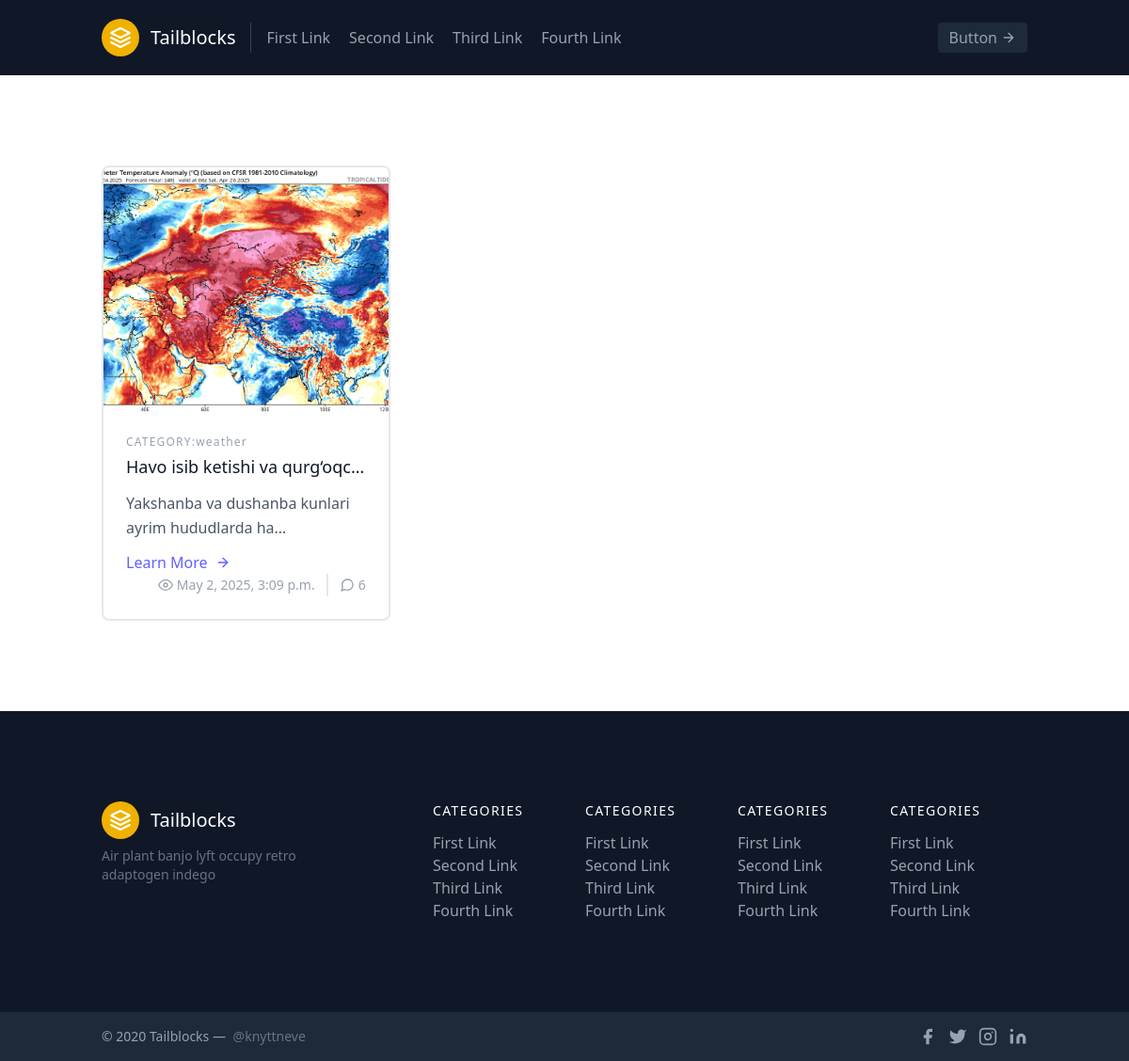
The app's page /category/4/ with its own data.
### news/models.py (models this page shows)
class News(models.Model):
    title=models.CharField(max_length=250)
    pub_data=models.DateTimeField(auto_now=True)
    category=models.ForeignKey(Category,on_delete=models.CASCADE)
    news=models.TextField()
    image=models.ImageField(upload_to='images/')

class Category(models.Model):
    category_name=models.CharField(max_length=250)
    def __str__(self):
        return self.category_name

### news/views.py (the view)
# urls.py: path('category/<int:id>/',category_funk,name='category')
def category_funk(request,id):
    categories=Category.objects.all()
    news=News.objects.filter(category_id=id)
    return render(request,'category.html',{'news':news,'categories':categories})

### templates/category.html (shortened to what this page needs)
<!DOCTYPE html>
<html lang="en">
<head>
    <script src="https://cdn.jsdelivr.net/npm/@tailwindcss/browser@4"></script>
</head>
<body><header class="text-gray-400 bg-gray-900 body-font">
    <div class="container mx-auto flex flex-wrap p-5 flex-col md:flex-row items-center">
      <a class="flex title-font font-medium items-center text-white mb-4 md:mb-0">
        <svg xmlns="http://www.w3.org/2000/svg" fill="none" stroke="currentColor" stroke-linecap="round" stroke-linejoin="round" stroke-width="2" class="w-10 h-10 text-white p-2 bg-yellow-500 rounded-full" viewBox="0 0 24 24">
          <path d="M12 2L2 7l10 5 10-5-10-5zM2 17l10 5 10-5M2 12l10 5 10-5"></path>
        </svg>
        <span class="ml-3 text-xl">Tailblocks</span>
      </a>
      <nav class="md:mr-auto md:ml-4 md:py-1 md:pl-4 md:border-l md:border-gray-700	flex flex-wrap items-center text-base justify-center">
        <a class="mr-5 hover:text-white">First Link</a>
        <a class="mr-5 hover:text-white">Second Link</a>
        <a class="mr-5 hover:text-white">Third Link</a>
        <a class="mr-5 hover:text-white">Fourth Link</a>
      </nav>
      <button class="inline-flex items-center bg-gray-800 border-0 py-1 px-3 focus:outline-none hover:bg-gray-700 rounded text-base mt-4 md:mt-0">Button
        <svg fill="none" stroke="currentColor" stroke-linecap="round" stroke-linejoin="round" stroke-width="2" class="w-4 h-4 ml-1" viewBox="0 0 24 24">
          <path d="M5 12h14M12 5l7 7-7 7"></path>
        </svg>
      </button>
    </div>
  </header>
  <section class="text-gray-600 body-font">
    <div class="container px-5 py-24 mx-auto">
      <div class="flex flex-wrap -m-4">
          {% for i in news %}
        <div class="p-4 md:w-1/3">
          <div class="h-full border-2 border-gray-200 border-opacity-60 rounded-lg overflow-hidden">
            <img class="lg:h-65 md:h-50 w-full object-cover object-center" src="{{i.image.url}}" alt="blog">
            <div class="p-6">
              <h2 class="tracking-widest text-xs title-font font-medium text-gray-400 mb-1">CATEGORY:{{i.category}}</h2>
              <h1 class="title-font text-lg font-medium text-gray-900 mb-3">{{i.title|truncatechars:30}}</h1>
              <p class="leading-relaxed mb-3">{{i.news|truncatechars:50}}</p>
              <div class="flex items-center flex-wrap ">
                <a href="{% url 'detail' i.id %}" class="text-indigo-500 inline-flex items-center md:mb-2 lg:mb-0">Learn More
                  <svg class="w-4 h-4 ml-2" viewBox="0 0 24 24" stroke="currentColor" stroke-width="2" fill="none" stroke-linecap="round" stroke-linejoin="round">
                    <path d="M5 12h14"></path>
                    <path d="M12 5l7 7-7 7"></path>
                  </svg>
                </a>
                <span class="text-gray-400 mr-3 inline-flex items-center lg:ml-auto md:ml-0 ml-auto leading-none text-sm pr-3 py-1 border-r-2 border-gray-200">
                  <svg class="w-4 h-4 mr-1" stroke="currentColor" stroke-width="2" fill="none" stroke-linecap="round" stroke-linejoin="round" viewBox="0 0 24 24">
                    <path d="M1 12s4-8 11-8 11 8 11 8-4 8-11 8-11-8-11-8z"></path>
                    <circle cx="12" cy="12" r="3"></circle>
                  </svg>{{i.pub_data}}
                </span>
                <span class="text-gray-400 inline-flex items-center leading-none text-sm">
                  6
                </span>
              </div>
            </div>
          </div>
        </div>
        {% endfor %}
        </div>
        </div>
        </section>
  <footer class="text-gray-400 bg-gray-900 body-font">
    <div class="container px-5 py-24 mx-auto flex md:items-center lg:items-start md:flex-row md:flex-nowrap flex-wrap flex-col">
      <div class="w-64 flex-shrink-0 md:mx-0 mx-auto text-center md:text-left">
        <a class="flex title-font font-medium items-center md:justify-start justify-center text-white">
          <svg xmlns="http://www.w3.org/2000/svg" fill="none" stroke="currentColor" stroke-linecap="round" stroke-linejoin="round" stroke-width="2" class="w-10 h-10 text-white p-2 bg-yellow-500 rounded-full" viewBox="0 0 24 24">
            <path d="M12 2L2 7l10 5 10-5-10-5zM2 17l10 5 10-5M2 12l10 5 10-5"></path>
          </svg>
          <span class="ml-3 text-xl">Tailblocks</span>
        </a>
        <p class="mt-2 text-sm text-gray-500">Air plant banjo lyft occupy retro adaptogen indego</p>
      </div>
      <div class="flex-grow flex flex-wrap md:pl-20 -mb-10 md:mt-0 mt-10 md:text-left text-center">
        <div class="lg:w-1/4 md:w-1/2 w-full px-4">
          <h2 class="title-font font-medium text-white tracking-widest text-sm mb-3">CATEGORIES</h2>
          <nav class="list-none mb-10">
            <li>
              <a class="text-gray-400 hover:text-white">First Link</a>
            </li>
            <li>
              <a class="text-gray-400 hover:text-white">Second Link</a>
            </li>
            <li>
              <a class="text-gray-400 hover:text-white">Third Link</a>
            </li>
            <li>
              <a class="text-gray-400 hover:text-white">Fourth Link</a>
            </li>
          </nav>
        </div>
        <div class="lg:w-1/4 md:w-1/2 w-full px-4">
          <h2 class="title-font font-medium text-white tracking-widest text-sm mb-3">CATEGORIES</h2>
          <nav class="list-none mb-10">
            <li>
              <a class="text-gray-400 hover:text-white">First Link</a>
            </li>
            <li>
              <a class="text-gray-400 hover:text-white">Second Link</a>
            </li>
            <li>
              <a class="text-gray-400 hover:text-white">Third Link</a>
            </li>
            <li>
              <a class="text-gray-400 hover:text-white">Fourth Link</a>
            </li>
          </nav>
        </div>
        <div class="lg:w-1/4 md:w-1/2 w-full px-4">
          <h2 class="title-font font-medium text-white tracking-widest text-sm mb-3">CATEGORIES</h2>
          <nav class="list-none mb-10">
            <li>
              <a class="text-gray-400 hover:text-white">First Link</a>
            </li>
            <li>
              <a class="text-gray-400 hover:text-white">Second Link</a>
            </li>
            <li>
              <a class="text-gray-400 hover:text-white">Third Link</a>
            </li>
            <li>
              <a class="text-gray-400 hover:text-white">Fourth Link</a>
            </li>
          </nav>
        </div>
        <div class="lg:w-1/4 md:w-1/2 w-full px-4">
          <h2 class="title-font font-medium text-white tracking-widest text-sm mb-3">CATEGORIES</h2>
          <nav class="list-none mb-10">
            <li>
              <a class="text-gray-400 hover:text-white">First Link</a>
            </li>
            <li>
              <a class="text-gray-400 hover:text-white">Second Link</a>
            </li>
            <li>
              <a class="text-gray-400 hover:text-white">Third Link</a>
            </li>
            <li>
              <a class="text-gray-400 hover:text-white">Fourth Link</a>
            </li>
          </nav>
        </div>
      </div>
    </div>
    <div class="bg-gray-800 bg-opacity-75">
      <div class="container mx-auto py-4 px-5 flex flex-wrap flex-col sm:flex-row">
        <p class="text-gray-400 text-sm text-center sm:text-left">© 2020 Tailblocks —
          <a href="https://twitter.com/knyttneve" rel="noopener noreferrer" class="text-gray-500 ml-1" target="_blank">@knyttneve</a>
        </p>
        <span class="inline-flex sm:ml-auto sm:mt-0 mt-2 justify-center sm:justify-start">
          <a class="text-gray-400">
            <svg fill="currentColor" stroke-linecap="round" stroke-linejoin="round" stroke-width="2" class="w-5 h-5" viewBox="0 0 24 24">
              <path d="M18 2h-3a5 5 0 00-5 5v3H7v4h3v8h4v-8h3l1-4h-4V7a1 1 0 011-1h3z"></path>
            </svg>
          </a>
          <a class="ml-3 text-gray-400">
            <svg fill="currentColor" stroke-linecap="round" stroke-linejoin="round" stroke-width="2" class="w-5 h-5" viewBox="0 0 24 24">
              <path d="M23 3a10.9 10.9 0 01-3.14 1.53 4.48 4.48 0 00-7.86 3v1A10.66 10.66 0 013 4s-4 9 5 13a11.64 11.64 0 01-7 2c9 5 20 0 20-11.5a4.5 4.5 0 00-.08-.83A7.72 7.72 0 0023 3z"></path>
            </svg>
          </a>
          <a class="ml-3 text-gray-400">
            <svg fill="none" stroke="currentColor" stroke-linecap="round" stroke-linejoin="round" stroke-width="2" class="w-5 h-5" viewBox="0 0 24 24">
              <rect width="20" height="20" x="2" y="2" rx="5" ry="5"></rect>
              <path d="M16 11.37A4 4 0 1112.63 8 4 4 0 0116 11.37zm1.5-4.87h.01"></path>
            </svg>
          </a>
          <a class="ml-3 text-gray-400">
            <svg fill="currentColor" stroke="currentColor" stroke-linecap="round" stroke-linejoin="round" stroke-width="0" class="w-5 h-5" viewBox="0 0 24 24">
              <path stroke="none" d="M16 8a6 6 0 016 6v7h-4v-7a2 2 0 00-2-2 2 2 0 00-2 2v7h-4v-7a6 6 0 016-6zM2 9h4v12H2z"></path>
              <circle cx="4" cy="4" r="2" stroke="none"></circle>
            </svg>
          </a>
        </span>
      </div>
    </div>
  </footer>
</body>
</html>

### records on screen
News: image (picture), category "weather", title "Havo isib ketishi va qurg‘oqc…", news "Yakshanba va dushanba kunlari ayrim hududlarda ha…", pub_data "May 2, 2025, 3:09 p.m."
